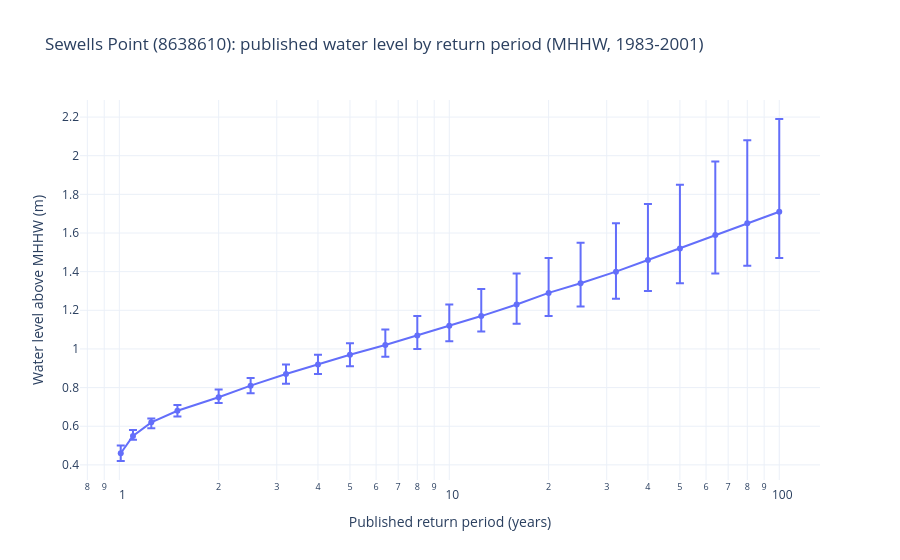

This figure's notebook cell:
### Code cell
# Published annual exceedance levels with NOAA's 90% confidence limits.
published = levels.sort_values("published_return_period_years")
fig = go.Figure(go.Scatter(
    x=published["published_return_period_years"], y=published["water_level_m"], mode="lines+markers",
    error_y=dict(type="data", symmetric=False,
                 array=published["upper_90ci_m"] - published["water_level_m"],
                 arrayminus=published["water_level_m"] - published["lower_90ci_m"]),
))
fig.update_layout(title="Sewells Point (8638610): published water level by return period (MHHW, 1983-2001)",
                  xaxis=dict(title="Published return period (years)", type="log"),
                  yaxis_title="Water level above MHHW (m)")
fig.show()

### Figure 1 — Plotly figure (JSON) as saved in the notebook; plotly's stock layout.template omitted (floating-point values rounded to 4 significant figures)
{"data": [{"error_y": {"array": [0.04, 0.03, 0.02, 0.03, 0.04, 0.04, 0.05, 0.05, 0.06, 0.08, 0.1, 0.11, 0.14, 0.16, 0.18, 0.21, 0.25, 0.29, 0.33, 0.38, 0.43, 0.48], "arrayminus": [0.04, 0.02, 0.03, 0.03, 0.03, 0.04, 0.05, 0.05, 0.06, 0.06, 0.07, 0.08, 0.08, 0.1, 0.12, 0.12, 0.14, 0.16, 0.18, 0.2, 0.22, 0.24], "symmetric": false, "type": "data"}, "mode": "lines+markers", "type": "scatter", "x": [1.01, 1.1, 1.25, 1.5, 2.0, 2.5, 3.2, 4.0, 5.0, 6.4, 8.0, 10.0, 12.5, 16.0, 20.0, 25.0, 32.0, 40.0, 50.0, 64.0, 80.0, 100.0], "y": [0.46, 0.55, 0.62, 0.68, 0.75, 0.81, 0.87, 0.92, 0.97, 1.02, 1.07, 1.12, 1.17, 1.23, 1.29, 1.34, 1.4, 1.46, 1.52, 1.59, 1.65, 1.71]}], "layout": {"title": {"text": "Sewells Point (8638610): published water level by return period (MHHW, 1983-2001)"}, "xaxis": {"title": {"text": "Published return period (years)"}, "type": "log"}, "yaxis": {"title": {"text": "Water level above MHHW (m)"}}}}
